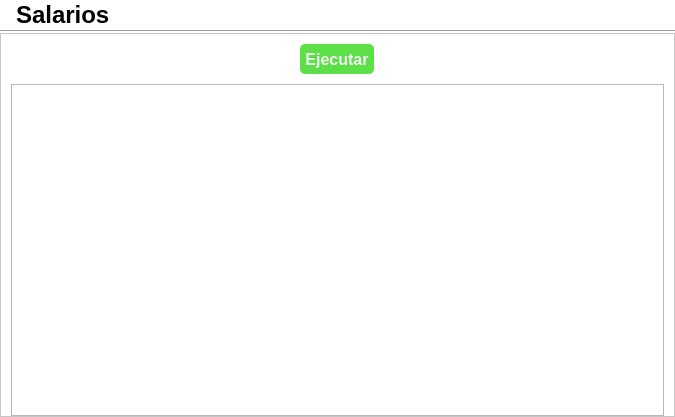
<?xml version="1.0" encoding="UTF-8"?>
<ui version="4.0">
 <class>Formulario</class>
 <widget class="QWidget" name="Formulario">
  <property name="geometry">
   <rect>
    <x>0</x>
    <y>0</y>
    <width>675</width>
    <height>417</height>
   </rect>
  </property>
  <property name="windowTitle">
   <string>Form</string>
  </property>
  <property name="styleSheet">
   <string notr="true">#Formulario{
background-color: rgb(255, 255, 255);
}
#contenedor_principal{
background-color: rgb(255, 255, 255);
}
#etiqueta_salarios{
height:30px;
max-height:30px;
font-size:24px;
font-weight:bold;
font-family:'Arial';
background-color: rgb(255, 255, 255);
padding-left:10px;
}
#btn_ejecutar{
font-size:16px;
font-weight:bold;
font-family:'Arial';
background-color: rgb(93, 223, 72);
border:none;
border-radius: 5px;
min-height:30px;
padding-left: 5px;
padding-right:5px;
color:rgb(241, 241, 241);
margin-bottom:10px;
}
#btn_ejecutar:hover{
background-color: rgb(99, 206, 97);
}</string>
  </property>
  <layout class="QGridLayout" name="gridLayout">
   <property name="leftMargin">
    <number>0</number>
   </property>
   <property name="topMargin">
    <number>0</number>
   </property>
   <property name="rightMargin">
    <number>0</number>
   </property>
   <property name="bottomMargin">
    <number>0</number>
   </property>
   <property name="spacing">
    <number>0</number>
   </property>
   <item row="2" column="0">
    <widget class="QFrame" name="contenedor_principal">
     <property name="frameShape">
      <enum>QFrame::StyledPanel</enum>
     </property>
     <property name="frameShadow">
      <enum>QFrame::Raised</enum>
     </property>
     <layout class="QGridLayout" name="gridLayout_2">
      <property name="leftMargin">
       <number>10</number>
      </property>
      <property name="topMargin">
       <number>10</number>
      </property>
      <property name="rightMargin">
       <number>10</number>
      </property>
      <property name="bottomMargin">
       <number>0</number>
      </property>
      <property name="spacing">
       <number>0</number>
      </property>
      <item row="0" column="0" alignment="Qt::AlignHCenter">
       <widget class="QPushButton" name="btn_ejecutar">
        <property name="cursor">
         <cursorShape>PointingHandCursor</cursorShape>
        </property>
        <property name="text">
         <string>Ejecutar</string>
        </property>
       </widget>
      </item>
      <item row="1" column="0">
       <widget class="QFrame" name="contenedor_grafico">
        <property name="frameShape">
         <enum>QFrame::StyledPanel</enum>
        </property>
        <property name="frameShadow">
         <enum>QFrame::Raised</enum>
        </property>
       </widget>
      </item>
     </layout>
    </widget>
   </item>
   <item row="0" column="0">
    <widget class="QLabel" name="etiqueta_salarios">
     <property name="text">
      <string>Salarios</string>
     </property>
    </widget>
   </item>
   <item row="1" column="0">
    <widget class="Line" name="line">
     <property name="orientation">
      <enum>Qt::Horizontal</enum>
     </property>
    </widget>
   </item>
  </layout>
 </widget>
 <resources/>
 <connections/>
</ui>
